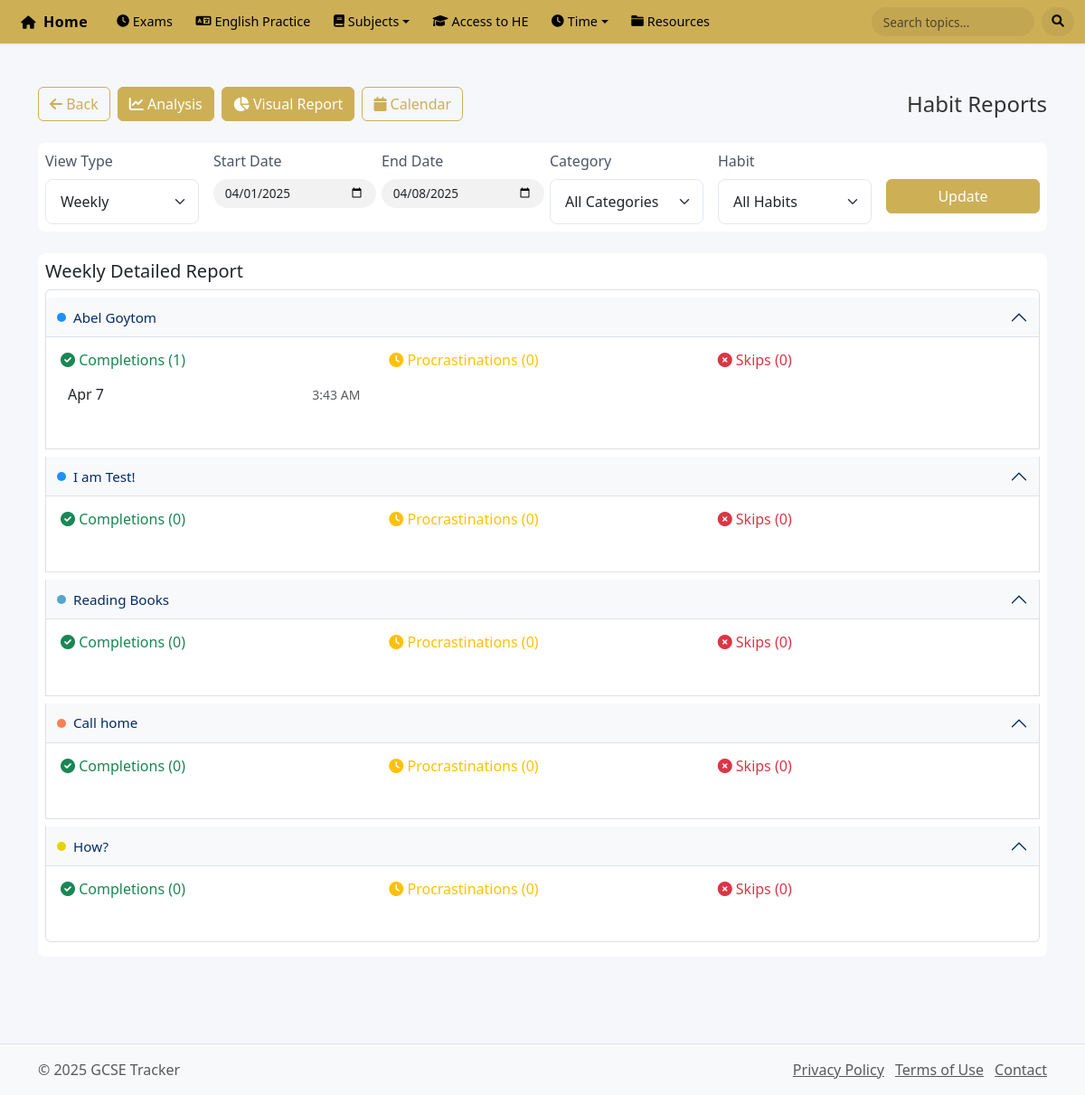
The page /pages/habits/reports.php on the database as committed earlier.
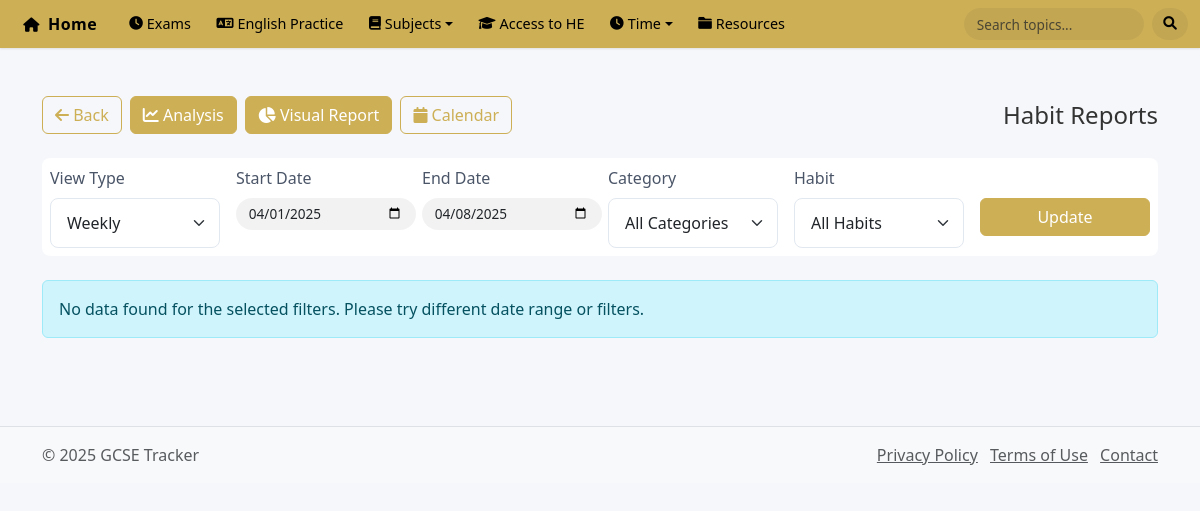
The same page on the database as committed later.
### tables this page shows
CREATE TABLE `habits` (
  `id` int(11) NOT NULL,
  `category_id` int(11) NOT NULL,
  `point_rule_id` int(11) NOT NULL,
  `name` varchar(255) NOT NULL,
  `description` text DEFAULT NULL,
  `icon` varchar(50) DEFAULT 'fas fa-check-circle' COMMENT 'Font Awesome icon class name',
  `target_time` time DEFAULT NULL,
  `current_points` int(11) DEFAULT 0,
  `total_completions` int(11) DEFAULT 0,
  `total_procrastinated` int(11) DEFAULT 0,
  `total_skips` int(11) DEFAULT 0,
  `current_streak` int(11) DEFAULT 0,
  `longest_streak` int(11) DEFAULT 0,
  `success_rate` decimal(5,2) DEFAULT 0.00,
  `is_active` tinyint(1) DEFAULT 1,
  `created_at` timestamp NOT NULL DEFAULT current_timestamp(),
  `updated_at` timestamp NOT NULL DEFAULT current_timestamp() ON UPDATE current_timestamp()
);

CREATE TABLE `habit_categories` (
  `id` int(11) NOT NULL,
  `name` varchar(50) NOT NULL,
  `description` text DEFAULT NULL,
  `color` varchar(7) DEFAULT '#6c757d',
  `icon` varchar(50) DEFAULT 'fas fa-folder' COMMENT 'Font Awesome icon class name',
  `display_order` int(11) DEFAULT 0,
  `created_at` timestamp NOT NULL DEFAULT current_timestamp()
);

CREATE TABLE `habit_completions` (
  `id` int(11) NOT NULL,
  `habit_id` int(11) NOT NULL,
  `completion_date` date NOT NULL,
  `completion_time` time NOT NULL,
  `status` enum('completed','procrastinated','skipped') NOT NULL,
  `reason` varchar(100) DEFAULT NULL,
  `points_earned` int(11) DEFAULT 0,
  `notes` text DEFAULT NULL,
  `created_at` timestamp NOT NULL DEFAULT current_timestamp()
);

### pages/habits/reports.php (the view, shortened to what the changed rows need)
<?php
require_once '../../includes/header.php';
require_once '../../includes/db_connect.php';
$start_date = $_GET['start_date'] ?? date('Y-m-d', strtotime('-7 days'));
$end_date = $_GET['end_date'] ?? date('Y-m-d');
$view_type = $_GET['view_type'] ?? 'weekly';
$categories_query = "SELECT id, name, color FROM habit_categories ORDER BY name";
$categories_result = $conn->query($categories_query);
$categories = [];
while ($cat = $categories_result->fetch_assoc()) {
    $categories[$cat['id']] = $cat;
}
$completions_query = "
    SELECT
        h.id as habit_id,
        h.name as habit_name,
        h.category_id,
        h.target_time,
        hc.completion_date,
        hc.completion_time,
        hc.status,
        hc.reason,
        hc.points_earned,
        hc.notes,
        hpr.completion_points,
        hpr.procrastinated_points,
        hpr.skip_points
    FROM habits h
    LEFT JOIN habit_completions hc ON h.id = hc.habit_id
        AND hc.completion_date BETWEEN ? AND ?
    LEFT JOIN habit_point_rules hpr ON h.point_rule_id = hpr.id
    WHERE h.is_active = 1";
$params = [$start_date, $end_date];
$types = "ss";
$completions_query .= " ORDER BY h.category_id, h.name, hc.completion_date DESC, hc.completion_time DESC";
$stmt = $conn->prepare($completions_query);
$stmt->bind_param($types, ...$params);
$stmt->execute();
$completions_result = $stmt->get_result();
$habit_details = [];
$daily_summaries = [];
while ($row = $completions_result->fetch_assoc()) {
    $habit_id = $row['habit_id'];
    $date = $row['completion_date'];
    if (!isset($habit_details[$habit_id])) {
        $habit_details[$habit_id] = [
            'name' => $row['habit_name'],
            'category_id' => $row['category_id'],
            'target_time' => $row['target_time'],
            'completions' => [],
            'procrastinations' => [],
            'skips' => [],
            'total_completions' => 0,
            'total_procrastinations' => 0,
            'total_skips' => 0
        ];
    }
    if ($date && !isset($daily_summaries[$date])) {
        $daily_summaries[$date] = [
            'completions' => [],
            'procrastinations' => [],
            'skips' => []
        ];
    }
    if ($date) {
        $completion_data = [
            'date' => $date,
            'time' => $row['completion_time'],
            'reason' => $row['reason'],
            'notes' => $row['notes']
        ];
        switch ($row['status']) {
            case 'completed':
                $habit_details[$habit_id]['completions'][] = $completion_data;
                $habit_details[$habit_id]['total_completions']++;
                $daily_summaries[$date]['completions'][] = [
                    'habit' => $row['habit_name'],
                    'time' => $row['completion_time']
                ];
                break;
        }
    }
}
krsort($daily_summaries);
uasort($habit_details, function($a, $b) use ($categories) {
    if ($a['category_id'] != $b['category_id']) {
        return strcmp($categories[$a['category_id']]['name'], $categories[$b['category_id']]['name']);
    }
    return strcmp($a['name'], $b['name']);
});
?>
<!DOCTYPE html>
<html lang="en">
<head>
    <link href="https://cdnjs.cloudflare.com/ajax/libs/font-awesome/6.0.0/css/all.min.css" rel="stylesheet">
</head>
<body>
    <div class="container py-4">
        <div class="nav-top">
            <div class="nav-buttons">
            </div>
            <h4 class="mb-0">Habit Reports</h4>
        </div>
        <div class="card mb-4">
            <div class="card-body">
            </div>
        </div>
        <?php if (empty($habit_details) && empty($daily_summaries)): ?>
            <div class="alert alert-info">
                No data found for the selected filters. Please try different date range or filters.
            </div>
        <?php else: ?>
            <?php if ($view_type == 'daily'): ?>
                <div class="card mb-4">
                    <div class="card-body">
                        <h5 class="card-title">Daily Detailed Report</h5>
                        <div class="accordion" id="dailyAccordion">
                            <?php foreach ($daily_summaries as $date => $summary): ?>
                                <div class="accordion-item">
                                    <h2 class="accordion-header">
                                        <button class="accordion-button"
                                                type="button"
                                                data-bs-toggle="collapse"
                                                data-bs-target="#collapse<?php echo str_replace('-', '', $date); ?>">
                                            <?php echo date('F j, Y', strtotime($date)); ?>
                                        </button>
                                    </h2>
                                    <div id="collapse<?php echo str_replace('-', '', $date); ?>"
                                         class="accordion-collapse collapse show"
                                         data-bs-parent="#dailyAccordion">
                                        <div class="accordion-body p-2">
                                            <?php if (!empty($summary['completions'])): ?>
                                                <div class="mb-2">
                                                    <h6 class="text-success mb-2">
                                                        <i class="fas fa-check-circle"></i> Completed Habits
                                                    </h6>
                                                    <ul class="list-group list-group-flush">
                                                        <?php foreach ($summary['completions'] as $completion): ?>
                                                            <li class="list-group-item py-2">
                                                                <div class="d-flex justify-content-between align-items-center">
                                                                    <span><?php echo htmlspecialchars($completion['habit']); ?></span>
                                                                    <small class="text-muted"><?php echo date('g:i A', strtotime($completion['time'])); ?></small>
                                                                </div>
                                                            </li>
                                                        <?php endforeach; ?>
                                                    </ul>
                                                </div>
                                            <?php endif; ?>
                                            <?php if (!empty($summary['procrastinations'])): ?>
                                                <div class="mb-2">
                                                    <h6 class="text-warning mb-2">
                                                        <i class="fas fa-clock"></i> Procrastinated Habits
                                                    </h6>
                                                    <ul class="list-group list-group-flush">
                                                        <?php foreach ($summary['procrastinations'] as $procrastination): ?>
                                                            <li class="list-group-item py-2">
                                                                <div class="d-flex flex-column">
                                                                    <span><?php echo htmlspecialchars($procrastination['habit']); ?></span>
                                                                    <small class="text-muted"><?php echo htmlspecialchars($procrastination['reason']); ?></small>
                                                                </div>
                                                            </li>
                                                        <?php endforeach; ?>
                                                    </ul>
                                                </div>
                                            <?php endif; ?>
                                            <?php if (!empty($summary['skips'])): ?>
                                                <div class="mb-2">
                                                    <h6 class="text-danger mb-2">
                                                        <i class="fas fa-times-circle"></i> Skipped Habits
                                                    </h6>
                                                    <ul class="list-group list-group-flush">
                                                        <?php foreach ($summary['skips'] as $skip): ?>
                                                            <li class="list-group-item py-2">
                                                                <div class="d-flex flex-column">
                                                                    <span><?php echo htmlspecialchars($skip['habit']); ?></span>
                                                                    <small class="text-muted"><?php echo htmlspecialchars($skip['reason']); ?></small>
                                                                </div>
                                                            </li>
                                                        <?php endforeach; ?>
                                                    </ul>
                                                </div>
                                            <?php endif; ?>
                                        </div>
                                    </div>
                                </div>
                            <?php endforeach; ?>
                        </div>
                    </div>
                </div>
            <?php else: ?>
                <div class="card mb-4">
                    <div class="card-body">
                        <h5 class="card-title">Weekly Detailed Report</h5>
                        <div class="accordion" id="weeklyAccordion">
                            <?php foreach ($habit_details as $id => $habit): ?>
                                <div class="accordion-item">
                                    <h2 class="accordion-header">
                                        <button class="accordion-button"
                                                type="button"
                                                data-bs-toggle="collapse"
                                                data-bs-target="#collapse<?php echo $id; ?>">
                                            <div class="d-flex align-items-center">
                                                <div class="color-dot" style="background-color: <?php echo isset($categories[$habit['category_id']]) ? $categories[$habit['category_id']]['color'] : '#ccc'; ?>"></div>
                                                <?php echo htmlspecialchars($habit['name']); ?>
                                            </div>
                                        </button>
                                    </h2>
                                    <div id="collapse<?php echo $id; ?>"
                                         class="accordion-collapse collapse show"
                                         data-bs-parent="#weeklyAccordion">
                                        <div class="accordion-body p-2">
                                            <div class="row g-2">
                                                <div class="col-12 col-md-4">
                                                    <div class="card h-100">
                                                        <div class="card-body p-2">
                                                            <h6 class="text-success mb-2">
                                                                <i class="fas fa-check-circle"></i> Completions (<?php echo $habit['total_completions']; ?>)
                                                            </h6>
                                                            <ul class="list-group list-group-flush">
                                                                <?php foreach ($habit['completions'] as $completion): ?>
                                                                    <li class="list-group-item py-2">
                                                                        <div class="d-flex justify-content-between align-items-center">
                                                                            <span><?php echo date('M j', strtotime($completion['date'])); ?></span>
                                                                            <small class="text-muted"><?php echo date('g:i A', strtotime($completion['time'])); ?></small>
                                                                        </div>
                                                                    </li>
                                                                <?php endforeach; ?>
                                                            </ul>
                                                        </div>
                                                    </div>
                                                </div>
                                                <div class="col-12 col-md-4">
                                                    <div class="card h-100">
                                                        <div class="card-body p-2">
                                                            <h6 class="text-warning mb-2">
                                                                <i class="fas fa-clock"></i> Procrastinations (<?php echo $habit['total_procrastinations']; ?>)
                                                            </h6>
                                                        </div>
                                                    </div>
                                                </div>
                                                <div class="col-12 col-md-4">
                                                    <div class="card h-100">
                                                        <div class="card-body p-2">
                                                            <h6 class="text-danger mb-2">
                                                                <i class="fas fa-times-circle"></i> Skips (<?php echo $habit['total_skips']; ?>)
                                                            </h6>
                                                        </div>
                                                    </div>
                                                </div>
                                            </div>
                                        </div>
                                    </div>
                                </div>
                            <?php endforeach; ?>
                        </div>
                    </div>
                </div>
            <?php endif; ?>
        <?php endif; ?>
    </div>
<?php require_once '../../includes/footer.php'; ?>

Rows that differ between the two databases and show on the page:
removed habits: name "Abel Goytom", total_completions "1", habit_completions.completion_date "Apr 7", habit_completions.completion_time "3:43 AM", total_procrastinations "0", total_skips "0"
removed habits: name "I am Test!", total_completions "0", total_procrastinations "0", total_skips "0", shown under "Weekly Detailed Report"
removed habits: name "Reading Books", total_completions "0", total_procrastinations "0", total_skips "0", shown under "Weekly Detailed Report"
removed habits: name "Call home", total_completions "0", total_procrastinations "0", total_skips "0", shown under "Weekly Detailed Report"
removed habits: name "How?", total_completions "0", total_procrastinations "0", total_skips "0", shown under "Weekly Detailed Report"
Other text that changed with them:
text no longer shown: "Weekly Detailed Report"
text now shown: "No data found for the selected filters. Please try different date range or filters."
